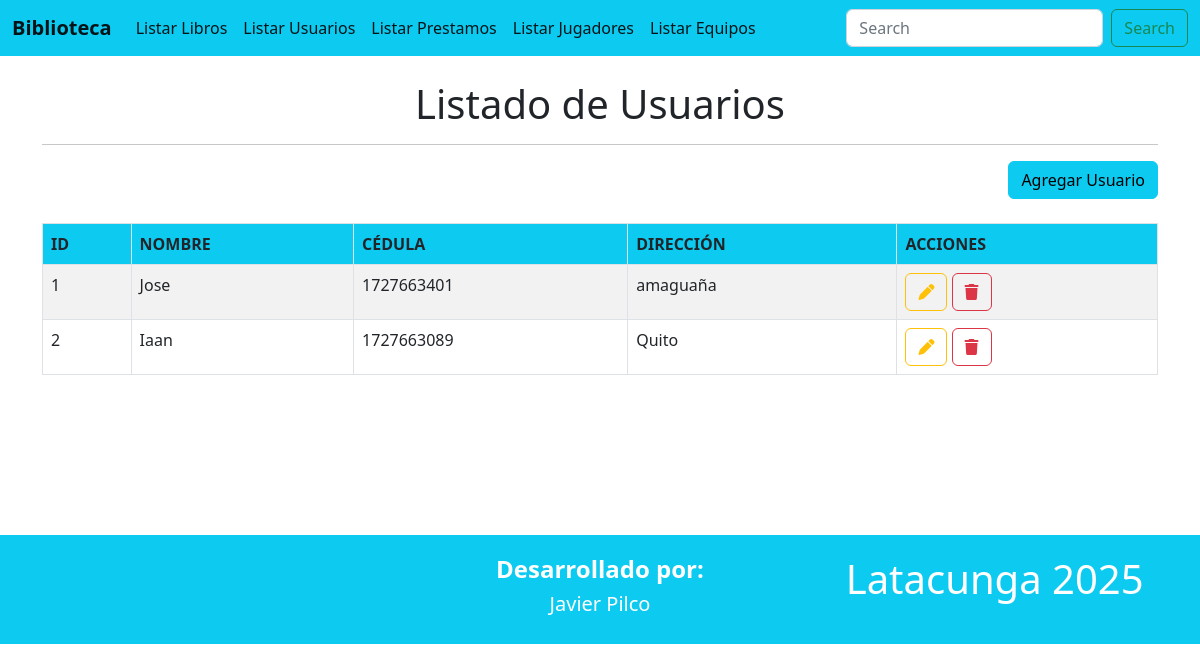
The page /usuarios on the database its author committed.
### Aplicaciones/Control/models.py (models this page shows, shortened)
class Usuario(models.Model):
    id = models.AutoField(primary_key=True)
    nombre = models.CharField(max_length=100)
    cedula = models.CharField(max_length=20)
    direccion = models.CharField(max_length=200)

### Aplicaciones/Control/views.py (the view)
# urls.py: path('usuarios', views.usuarios),
def usuarios(request):
    listadoUsuarios = Usuario.objects.all()
    return render(request, "usuarios.html", {'usuarios': listadoUsuarios})

### Aplicaciones/Control/templates/usuarios.html (shortened to what this page needs)
{% extends './plantilla.html' %}
{% block contenido %}
<br>
<h1 class="text-center">Listado de Usuarios</h1>
<hr>
<div class="row">
    <div class="text-end">
        <a href="/nuevoUsuario" class="btn btn-info text-right">
            Agregar Usuario
        </a>
    </div>
</div>
<br>
<table class="table table-bordered table-striped table-hover">
    <thead>
        <tr class="bg-info">
            <th>ID</th>
            <th>NOMBRE</th>
            <th>CÉDULA</th>
            <th>DIRECCIÓN</th>
            <th>ACCIONES</th>
        </tr>
    </thead>
    <tbody>
        {% for usuario in usuarios %}
        <tr>
            <td>{{ usuario.id }}</td>
            <td>{{ usuario.nombre }}</td>
            <td>{{ usuario.cedula }}</td>
            <td>{{ usuario.direccion }}</td>
            <td>
                <a href="/editarUsuario/{{ usuario.id }}" class="btn btn-outline-warning">
                    <i class="fa fa-pen"></i>
                </a>
                <a href="#" data-id="{{ usuario.id }}" class="btn btn-outline-danger btnEliminar">
                    <i class="fa fa-trash"></i>
                </a>
            </td>
        </tr>
        {% endfor %}
    </tbody>
</table>
<br><br><br><br><br><br>
{% endblock %}

### rows shown on the page
Usuario: id "1", nombre "Jose", cedula "1727663401", direccion "amaguaña"
Usuario: id "2", nombre "Iaan", cedula "1727663089", direccion "Quito"
